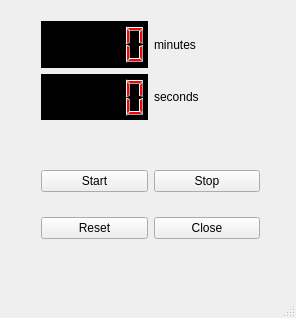
<?xml version="1.0" encoding="UTF-8"?>
<ui version="4.0">
 <class>MainWindow</class>
 <widget class="QMainWindow" name="MainWindow">
  <property name="geometry">
   <rect>
    <x>0</x>
    <y>0</y>
    <width>296</width>
    <height>318</height>
   </rect>
  </property>
  <property name="minimumSize">
   <size>
    <width>296</width>
    <height>318</height>
   </size>
  </property>
  <property name="windowTitle">
   <string>MainWindow</string>
  </property>
  <widget class="QWidget" name="centralWidget">
   <widget class="QWidget" name="gridLayoutWidget">
    <property name="geometry">
     <rect>
      <x>30</x>
      <y>10</y>
      <width>241</width>
      <height>121</height>
     </rect>
    </property>
    <layout class="QGridLayout" name="gridLayout">
     <item row="0" column="0">
      <widget class="QLCDNumber" name="lcdNumberMin">
       <property name="autoFillBackground">
        <bool>false</bool>
       </property>
       <property name="styleSheet">
        <string notr="true">background-color: rgb(0, 0, 0);
color: rgb(255, 0, 0);</string>
       </property>
      </widget>
     </item>
     <item row="1" column="0">
      <widget class="QLCDNumber" name="lcdNumberSec">
       <property name="styleSheet">
        <string notr="true">color: rgb(255, 0, 0);
background-color: rgb(0, 0, 0);
</string>
       </property>
      </widget>
     </item>
     <item row="0" column="1">
      <widget class="QLabel" name="label">
       <property name="text">
        <string>minutes</string>
       </property>
      </widget>
     </item>
     <item row="1" column="1">
      <widget class="QLabel" name="label_2">
       <property name="text">
        <string>seconds</string>
       </property>
      </widget>
     </item>
    </layout>
   </widget>
   <widget class="QWidget" name="gridLayoutWidget_2">
    <property name="geometry">
     <rect>
      <x>30</x>
      <y>140</y>
      <width>241</width>
      <height>131</height>
     </rect>
    </property>
    <layout class="QGridLayout" name="gridLayout_2">
     <item row="0" column="1">
      <widget class="QPushButton" name="stopButton">
       <property name="text">
        <string>Stop</string>
       </property>
      </widget>
     </item>
     <item row="0" column="0">
      <widget class="QPushButton" name="startButton">
       <property name="text">
        <string>Start</string>
       </property>
      </widget>
     </item>
     <item row="1" column="0">
      <widget class="QPushButton" name="resetButton">
       <property name="text">
        <string>Reset</string>
       </property>
      </widget>
     </item>
     <item row="1" column="1">
      <widget class="QPushButton" name="closeButton">
       <property name="text">
        <string>Close</string>
       </property>
      </widget>
     </item>
    </layout>
   </widget>
  </widget>
  <widget class="QStatusBar" name="statusBar"/>
 </widget>
 <layoutdefault spacing="6" margin="11"/>
 <resources/>
 <connections/>
</ui>
